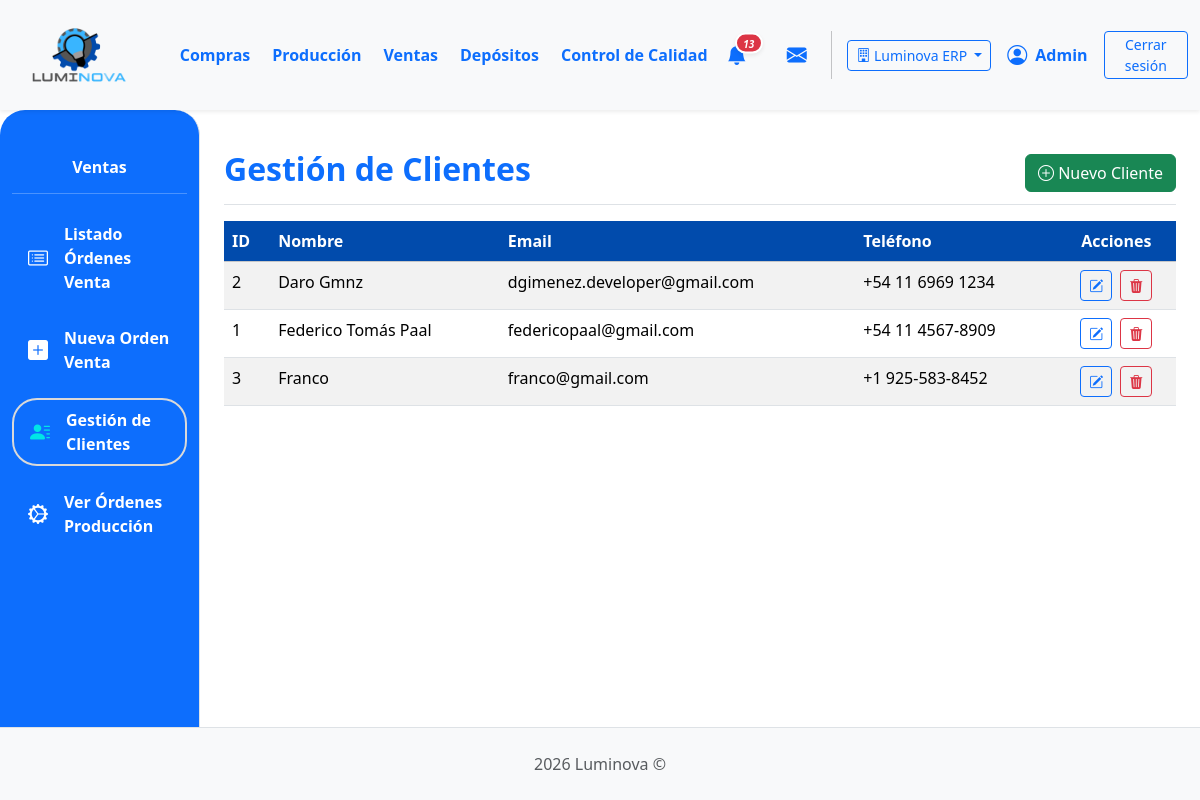
/ventas/ventas/clientes/ (signed in), run on the app's committed database.
### App_LUMINOVA/models.py (models this page shows, shortened)
class Empresa(models.Model):
    nombre = models.CharField(max_length=150, unique=True)
    razon_social = models.CharField(max_length=255, blank=True)
    cuit = models.CharField(max_length=20, blank=True)
    direccion = models.CharField(max_length=255, blank=True)
    telefono = models.CharField(max_length=50, blank=True)
    email = models.EmailField(blank=True)
    fecha_creacion = models.DateTimeField(auto_now_add=True)
    activa = models.BooleanField(default=True)
    class Meta:
        verbose_name = "Empresa"
        verbose_name_plural = "Empresas"

class EmpresaScopedModel(models.Model):
    empresa = models.ForeignKey(
        'Empresa',
        on_delete=models.PROTECT,
        related_name="%(app_label)s_%(class)s",
        null=True,
        blank=True,
    )
    EMPRESA_FALLBACK_FIELDS = ()
    class Meta:
        abstract = True

class Cliente(EmpresaScopedModel):
    nombre = models.CharField(max_length=150)  # ❌ Quitado unique=True (multi-tenant fix)
    direccion = models.TextField(blank=True)
    telefono = models.CharField(max_length=25, blank=True)
    email = models.EmailField(null=True, blank=True)  # ❌ Quitado unique=True (multi-tenant fix)
    class Meta:
        unique_together = (
            ('nombre', 'empresa'),
            ('email', 'empresa'),
        )
        verbose_name = "Cliente"
        verbose_name_plural = "Clientes"
        ordering = ['nombre']
        indexes = [
            models.Index(fields=['empresa', 'nombre']),
        ]

### App_LUMINOVA/views_ventas.py (the view)
# urls.py: path("ventas/clientes/", lista_clientes_view, name="lista_clientes"),
@login_required
def lista_clientes_view(request):
    if not es_admin_o_rol(request.user, ["ventas", "administrador"]):
        messages.error(request, "Acceso denegado.")
        return redirect("App_LUMINOVA:dashboard")
    clientes = filter_clientes_por_empresa(request, Cliente.objects.all()).order_by("nombre")
    form_para_crear = ClienteForm()  # Instancia para el modal de creación
    context = {
        "clientes_list": clientes,
        "cliente_form_crear": form_para_crear,  # Para el modal de creación
        "ClienteFormClass": ClienteForm,  # Pasamos la clase del formulario
        "titulo_seccion": "Gestión de Clientes",
    }
    return render(request, "ventas/ventas_clientes.html", context)

### App_LUMINOVA/context_processors.py (called while the page is built, shortened)
def puede_ver_deposito_sidebar(request):
    user = getattr(request, 'user', None)
    if not user or not user.is_authenticated:
        return {'puede_ver_deposito_sidebar': False}
    if user.is_superuser:
        return {'puede_ver_deposito_sidebar': True}

def empresa_actual_context(request):
    from .models import Empresa
    context = {
        'empresa_actual': None,
        'empresas_disponibles': [],
        'es_multi_empresa': False,
    }
    if request.user.is_authenticated:
        context['empresa_actual'] = getattr(request, 'empresa_actual', None)
        if request.user.is_superuser:
            empresas = Empresa.objects.filter(activa=True)
            context['empresas_disponibles'] = list(empresas)
            context['es_multi_empresa'] = empresas.count() > 1
        else:
            if hasattr(request.user, 'perfil'):
                context['empresas_disponibles'] = [request.user.perfil.empresa]
    return context

### App_LUMINOVA/empresa_filters.py (called while the page is built)
def _filter_queryset_by_empresa(request, queryset, fallback_paths=None):
    empresa_actual = getattr(request, 'empresa_actual', None)
    if not empresa_actual:
        return queryset.none()
    condition = Q(empresa=empresa_actual)
    if fallback_paths:
        fallback_condition = Q()
        for path in fallback_paths:
            fallback_condition |= Q(empresa__isnull=True) & Q(**{f"{path}__empresa": empresa_actual})
        condition |= fallback_condition
    return queryset.filter(condition)

def filter_clientes_por_empresa(request, queryset=None):
    if queryset is None:
        queryset = Cliente.objects.all()
    return _filter_queryset_by_empresa(
        request,
        queryset.distinct(),
        fallback_paths=("ordenes_venta__items_ov__producto_terminado__deposito",),
    )

### App_LUMINOVA/threadlocals.py (called while the page is built)
def set_current_empresa(empresa):
    _locals.empresa_actual = empresa

### App_LUMINOVA/utils.py (called while the page is built, shortened)
def es_admin(user):
    if user.is_superuser:
        return True
    for grupo in user.groups.all():
        nombre_lower = grupo.name.lower()
        if nombre_lower == 'administrador' or nombre_lower.endswith('__administrador'):
            return True
    return False

def es_admin_o_rol(user, roles_permitidos=None):
    if user.is_superuser:
        return True

### App_LUMINOVA/templates/ventas/ventas_clientes.html (shortened to what this page needs)
{% extends 'padre.html' %}
{% load static %}
{% load django_bootstrap5 %}
{% block sidebar_content %}
    {% include 'ventas/ventas_sidebar.html' %}
{% endblock %}
{% block content %}
<div class="d-flex justify-content-between flex-wrap flex-md-nowrap align-items-center pt-3 pb-2 mb-3 border-bottom">
    <h1 class="h2 fw-bold text-primary">{{ titulo_seccion|default:"Gestión de Clientes" }}</h1>
    <div class="btn-toolbar mb-2 mb-md-0">
        <button type="button" class="btn btn-success" data-bs-toggle="modal" data-bs-target="#crearClienteModal">
            <i class="bi bi-plus-circle"></i> Nuevo Cliente
        </button>
    </div>
</div>
<div class="table-responsive">
    <table class="table table-striped table-hover">
        <thead class="table-light">
            <tr>
                <th class="align-middle color-thead" style="background-color: #014BAC; color: white;">ID</th>
                <th class="align-middle color-thead" style="background-color: #014BAC; color: white;">Nombre</th>
                <th class="align-middle color-thead" style="background-color: #014BAC; color: white;">Email</th>
                <th class="align-middle color-thead" style="background-color: #014BAC; color: white;">Teléfono</th>
                <th class="text-center align-middle color-thead" style="background-color: #014BAC; color: white;">Acciones</th>
            </tr>
        </thead>
        <tbody>
            {% for cliente_obj in clientes_list %}
            <tr>
                <td>{{ cliente_obj.id }}</td>
                <td>{{ cliente_obj.nombre }}</td>
                <td>{{ cliente_obj.email|default_if_none:"N/A" }}</td>
                <td>{{ cliente_obj.telefono|default_if_none:"N/A" }}</td>
                <td class="text-center">
                    <button type="button" class="btn btn-sm btn-outline-primary me-1" data-bs-toggle="modal" data-bs-target="#editarClienteModal{{ cliente_obj.id }}" title="Editar {{cliente_obj.nombre}}">
                        <i class="bi bi-pencil-square"></i>
                    </button>
                    <button type="button" class="btn btn-sm btn-outline-danger" data-bs-toggle="modal" data-bs-target="#eliminarClienteModal{{ cliente_obj.id }}" title="Eliminar {{cliente_obj.nombre}}">
                        <i class="bi bi-trash3-fill"></i>
                    </button>
                </td>
            </tr>
            {% empty %}
            <tr>
                <td colspan="5" class="text-center fst-italic text-muted">No hay clientes registrados.</td>
            </tr>
            {% endfor %}
        </tbody>
    </table>
</div>
{% endblock %}

### App_LUMINOVA/templates/shared/header.html (shortened to what this page needs)
{% load static %}
<header>
    <nav class="navbar navbar-expand-lg navbar-light bg-light shadow-sm p-0">
        <div class="container-fluid d-flex align-items-center">
            <div class="col-md-3 col-lg-1">
                <a class="navbar-brand d-flex align-items-center ms-3" href="{% url 'App_LUMINOVA:dashboard' %}">
                    <img src="{% static 'img/logo.png' %}" alt="Luminova Logo" height="100" width="100" class="d-inline-block align-text-top me-2">
                </a>
            </div>
            <div class="collapse navbar-collapse" id="navbarContent" style="padding-left: 5%;">
                <ul class="navbar-nav mb-2 mb-lg-0 d-flex justify-content-around w-100">
                    <li class="nav-item"><a class="nav-link text-primary fw-bold" href="{% url 'App_LUMINOVA:compras_lista_oc' %} ">Compras</a></li>
                    <li class="nav-item"><a class="nav-link text-primary fw-bold" href="{% url 'App_LUMINOVA:produccion_principal' %}">Producción</a></li>
                    <li class="nav-item"><a class="nav-link text-primary fw-bold" href="{% url 'App_LUMINOVA:ventas_lista_ov' %}">Ventas</a></li>
                    <li class="nav-item"><a class="nav-link text-primary fw-bold" href="{% url 'App_LUMINOVA:seleccionar_deposito' %}">Depósitos</a></li>
                    <li class="nav-item"><a class="nav-link text-primary fw-bold" href="{% url 'App_LUMINOVA:control_calidad_view' %}">Control de Calidad</a></li>
                </ul>
                <div class="navbar-nav ms-auto d-flex flex-row align-items-center">
                    {% if user.is_authenticated %}
                        <div class="nav-item dropdown me-3">
                            <a class="nav-link px-2 position-relative d-flex align-items-center" href="#" role="button" data-bs-toggle="dropdown" aria-expanded="false" title="Notificaciones">
                                <i class="bi bi-bell-fill fs-5 text-primary">
                                    {% if total_notificaciones > 0 %}
                                    <span class="position-absolute translate-middle badge rounded-pill bg-danger shadow-sm" style="font-size: 0.5em; min-width:18px; border:2px solid #fff; margin-top: 3px; margin-left: 2px; display: inline-block; text-align: center;">{{ total_notificaciones }}</span>
                                    {% endif %}
                                </i>
                            </a>
                        </div>
                        <div class="nav-item dropdown ms-2" id="dropdown-mensajes">
                            <a class="nav-link px-2 position-relative d-flex align-items-center" href="#" id="mensajesDropdown" role="button" data-bs-toggle="dropdown" aria-expanded="false" title="Mensajes">
                                <i class="bi bi-envelope-fill fs-5 text-primary"></i>
                            </a>
                        </div>
                        <div class="nav-item d-flex align-items-center">
                            {% if empresas_disponibles|length > 1 %}
                            <div class="dropdown me-3">
                                <button class="btn btn-sm btn-outline-primary dropdown-toggle" type="button" id="empresaDropdown" data-bs-toggle="dropdown" aria-expanded="false" title="Cambiar empresa">
                                    <i class="bi bi-building"></i>
                                    <span class="d-none d-lg-inline">{{ empresa_actual.nombre|truncatechars:20 }}</span>
                                </button>
                            </div>
                            {% endif %}
                             <i class="bi bi-person-circle fs-5 text-primary"></i>
                             <span class="ms-2 fw-bold text-primary">{{ user.first_name|default:user.username|capfirst }}</span>
                        </div>
                        <div class="nav-item ms-3">
                            <a class="btn btn-outline-primary btn-sm btn-CS" href="#" id="logout-btn">Cerrar sesión</a>
                        </div>
                    {% endif %}
                </div>
            </div>
        </div>
    </nav>
</header>

### App_LUMINOVA/static/css/custom.css (style rules this page uses)
html, body { height: 100%; margin: 0; }
body { display: flex; flex-direction: column; min-height: 100vh; }

### App_LUMINOVA/templates/shared/header.html (style rules this page uses)
.btn-CS { --bs-btn-padding-x: 1.25rem; --bs-btn-padding-y: 0.15rem; }

### data on the page
Empresa: nombre "Luminova ERP"
Cliente: id "2", nombre "Daro Gmnz", email "dgimenez.developer@gmail.com", telefono "+54 11 6969 1234"
Cliente: id "1", nombre "Federico Tomás Paal", email "federicopaal@gmail.com", telefono "+54 11 4567-8909"
Cliente: id "3", nombre "Franco", email "franco@gmail.com", telefono "+1 925-583-8452"

### other printed values
{{ total_notificaciones }} "13"
{{ user.first_name|default:user.username|capfirst }} "Admin"
{{ titulo_seccion|default:"Gestión de Clientes" }} "Gestión de Clientes"
